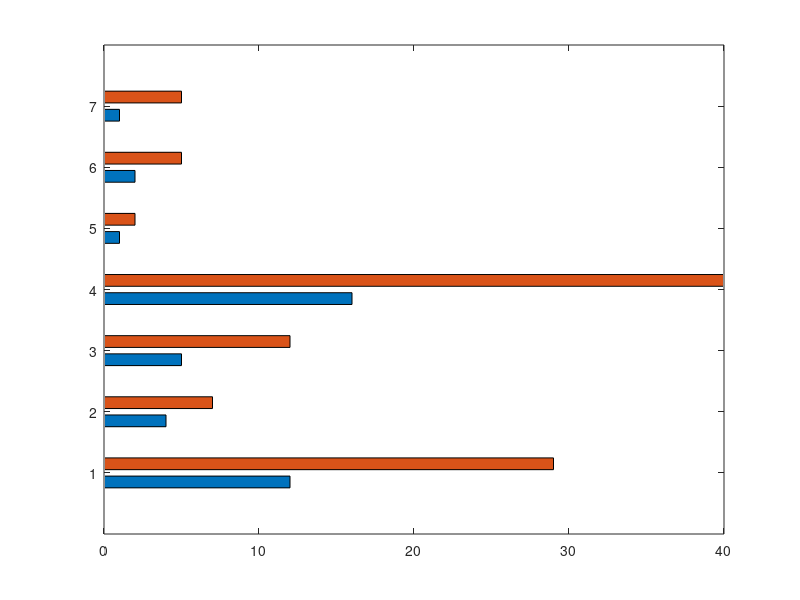

Reproduce this figure in MATLAB. (Note: this script raises an error after producing the figure.)
% Helminth species studied - Publication quality figure

clear; clc; close all;

% Data from the table
species = {'H','R','RH','RHW','RHWS','S','W'};
counts = [12 4 5 16 1 2 1];
percentages = [29 7 12 40 2 5 5];

data = [counts' percentages'];

% Create figure
figure('Units','inches','Position',[2 2 6 4],'Color','white');

% Horizontal grouped bar chart
b = barh(data,'grouped','BarWidth',0.7);

% Optional colors (journal friendly)
b(1).FaceColor = [0.2 0.6 0.9];   % blue
b(2).FaceColor = [0.9 0.4 0.1];   % orange

% Axis labels
xlabel('Articles (%)','FontSize',11,'FontWeight','bold');
ylabel('Helminth type','FontSize',11,'FontWeight','bold');

% Title
title('Helminth species studied','FontSize',12,'FontWeight','bold');

% Y-axis categories
yticks(1:length(species))
yticklabels(species)

% Legend
legend({'Number of Articles','Percentage'}, ...
       'Location','southeast','Box','off')

% Improve axis appearance
set(gca,...
    'FontSize',10,...
    'LineWidth',1,...
    'Box','on',...
    'TickDir','out')

grid on

% Tight layout
set(gca,'LooseInset',get(gca,'TightInset'))

% Save as high-resolution TIFF (600 dpi)
print(gcf,'Helminth_species_studied','-dtiff','-r600')
